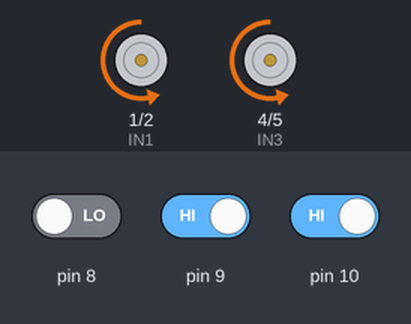
This sketch was run on a simulated Arduino Uno, built with avr-gcc and run on an emulated ATmega328P. Shown: motor-driver pin pairs drawn as motors (green arrow = first pin HIGH = forward, orange = second pin HIGH = backward, longer = more drive, scaled by the enable pin). The inputs (shaded band) are chosen by the test bench; at power-on: pin 9 HIGH, pin 8 LOW, pin 10 HIGH.

Above: at 1.2 s.
1.3 s: pin 9 driven LOW
At 1.7 s:
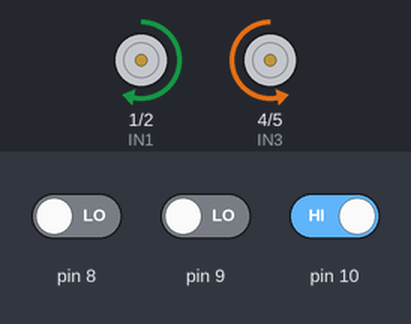
2.8 s: pin 9 driven HIGH
At 4.0 s:
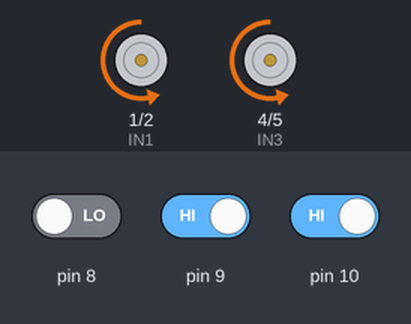
4.3 s: pin 8 driven HIGH and pin 9 driven LOW and pin 10 driven LOW
At 5.2 s:
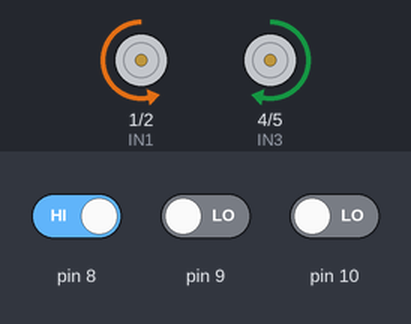
5.8 s: pin 8 driven LOW
At 6.3 s:
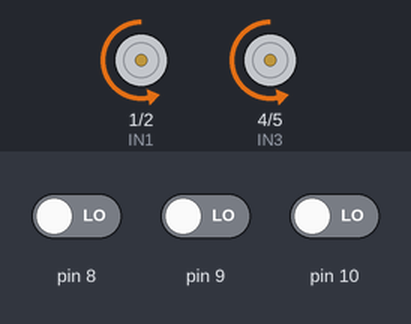
Timing chart, 0 to 8.3 s (numbered marks = the images above; inputs shaded):
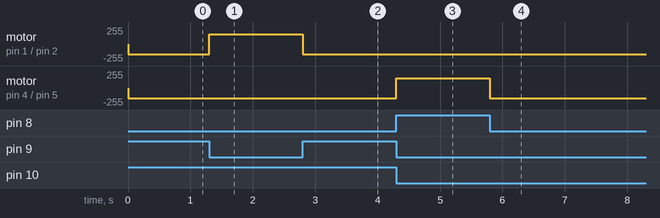

Measured:
- after the input at 1.3 s, motor on pin 1 (IN1) / pin 2 (IN2): backward 150/255 → forward 150/255 at once
- after the input at 2.8 s, motor on pin 1 (IN1) / pin 2 (IN2): forward 150/255 → backward 150/255 at once
- after the input at 4.3 s, motor on pin 4 (IN3) / pin 5 (IN4): backward 150/255 → forward 150/255 at once
- after the input at 5.8 s, motor on pin 4 (IN3) / pin 5 (IN4): forward 150/255 → backward 150/255 at once

The sketch:

Line_tracking.ino
```cpp
//Define Pins

int ENA = 3; //Enable Pin of the Right Motor (must be PWM)
int IN1 = 1; //Control Pin
int IN2 = 2;

int ENB = 6; //Enable Pin of the Left Motor (must be PWM)
int IN3 = 4;
int IN4 = 5;

//Speed of the Motors
#define ENASpeed 150
#define ENBSpeed 150

int Sensor1 ;
int Sensor2 ;
int Sensor3 ;

void setup() {
  // put your setup code here, to run once:

  pinMode(ENA, OUTPUT);
  pinMode(IN1, OUTPUT);
  pinMode(IN2, OUTPUT);

  pinMode(ENB, OUTPUT);
  pinMode(IN3, OUTPUT);
  pinMode(IN4, OUTPUT);

  pinMode(8, INPUT);
  pinMode(9, INPUT);
  pinMode(10, INPUT);

}

void loop() {
  // put your main code here, to run repeatedly:

  //Use analogWrite to run motor at adjusted speed
  analogWrite(ENA, ENASpeed);
  analogWrite(ENB, ENBSpeed);

  //Read the Sensor if HIGH (BLACK Line) or LOW (WHITE Line)
  Sensor1 = digitalRead(8);
  Sensor2 = digitalRead(9);
  Sensor3 = digitalRead(10);

  //Set conditions for FORWARD, LEFT and RIGHT

  if( ( Sensor1 == HIGH ) && ( Sensor2 == LOW ) && ( Sensor3 == LOW ) ){

    //Turn LEFT
    //motor A Backward
    digitalWrite(IN1, LOW);
    digitalWrite(IN2, HIGH);

    //motor B Forward
    digitalWrite(IN3, HIGH);
    digitalWrite(IN4, LOW);
  }

  else if ( ( Sensor1 == LOW ) && ( Sensor2 == LOW ) && ( Sensor3 == HIGH ) ){

    //Turn RIGHT
    //motor A Forward
    digitalWrite(IN1, HIGH);
    digitalWrite(IN2, LOW);

    //motor B Backward
    digitalWrite(IN3, LOW);
    digitalWrite(IN4, HIGH);
  }

  else{

    //if( ( ( Sensor1 == HIGH ) && ( Sensor2 == HIGH ) && ( Sensor3 == HIGH ) ) || ( ( Sensor1 == LOW ) && ( Sensor2 == HIGH ) && ( Sensor3 == LOW ) ) )
   {

      //FORWARD
        digitalWrite(IN1, LOW);
        digitalWrite(IN2, HIGH);
        digitalWrite(IN3, LOW);
      digitalWrite(IN4, HIGH);
  }

     }

}
```
